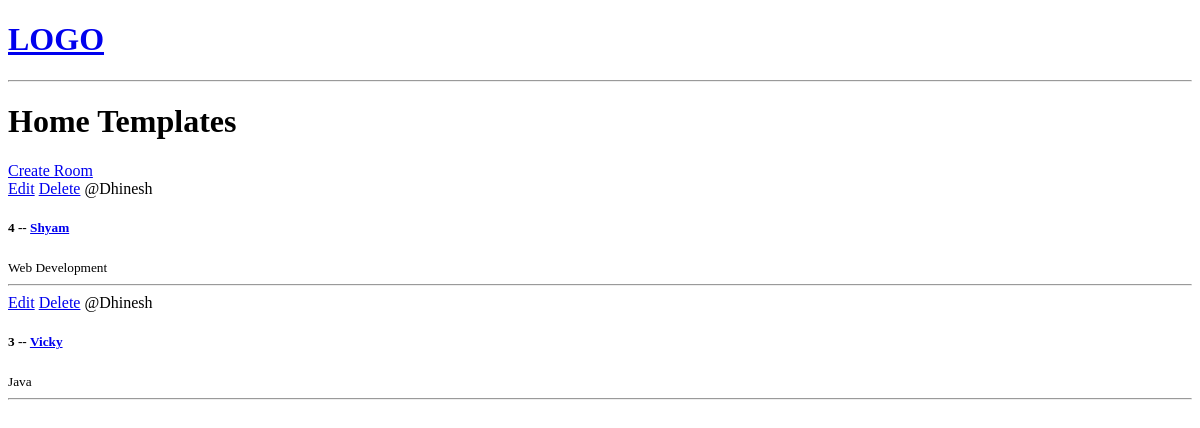
Before: / with the older database file.
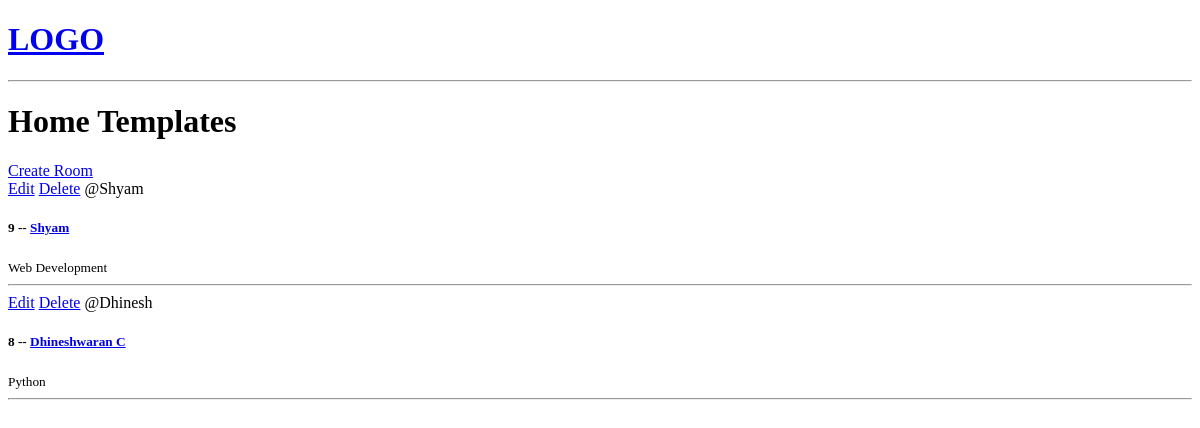
After: the same page with the newer database file.
### base/models.py (models this page shows, shortened)
class Room(models.Model):
    host = models.ForeignKey(User, on_delete=models.SET_NULL, null=True)
    topic = models.ForeignKey(Topic, on_delete=models.SET_NULL, null=True)
    name = models.CharField(max_length=200)
    description = models.TextField(null=True, blank=True)
    updated = models.DateTimeField(auto_now=True)
    created = models.DateTimeField(auto_now_add=True)
    class Meta:
        ordering = ['-updated', '-created']

class Topic(models.Model):
    name = models.CharField(max_length=200)

### base/views.py (the view)
# urls.py: path('',views.home,name="home"),
def home(request):
    rooms = Room.objects.all()
    return render(request,'base/home.html', {'rooms':rooms})

### base/templates/base/home.html
{% extends 'main.html' %}
{% block content %}
<h1>Home Templates</h1>
<div>
    <div>
        <a href="{% url 'create-room' %}">Create Room</a>
        {% for room in rooms %}
            <div>
                <a href="{% url 'update-room' room.id %}">Edit</a>
                <a href="{% url 'delete-room' room.id %}">Delete</a>
                <span>@{{room.host.username}}</span>
                <h5>{{room.id}} -- <a  href="{% url 'room' room.id %}">{{room.name}}</a></h5>
                <small>{{room.topic.name}}</small>
                <hr>
            </div>
        {% endfor %}
    </div>
</div>
{% endblock %}

### templates/main.html (shortened to what this page needs)
<!DOCTYPE html>
<html lang="en">
<head>
</head>
<body>
    {% include 'navbar.html' %}
    {% block content %}
    {% endblock %}
</body>
</html>

### templates/navbar.html
<a href="/">
    <h1>LOGO</h1>
</a>
<hr>

Changed rows visible on the page:
removed Room: host.username "Dhinesh", id "4", name "Shyam", topic.name "Web Development"
removed Room: host.username "Dhinesh", id "3", name "Vicky", topic.name "Java"
added Room: host.username "Shyam", id "9", name "Shyam", topic.name "Web Development"
added Room: host.username "Dhinesh", id "8", name "Dhineshwaran C", topic.name "Python"
